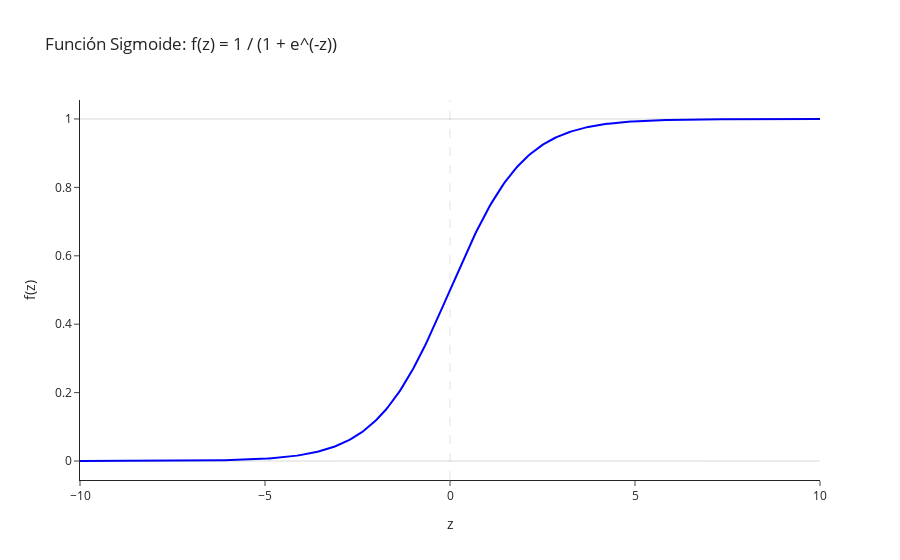

The notebook cell saved with this chart:
### Code cell
# Definir la función sigmoide
def sigmoid(z):
    return 1 / (1 + np.exp(-z))

# Valores de z
z = np.linspace(-10, 10, 400)
f_z = sigmoid(z)

# Crear la figura con Plotly
fig = go.Figure()

# Añadir la curva sigmoide
fig.add_trace(go.Scatter(
    x=z,
    y=f_z,
    mode='lines',
    name='f(z)',
    line=dict(color='blue')
))

# Añadir líneas de referencia
fig.add_hline(y=0, line=dict(color='black', width=0.5))
fig.add_hline(y=1, line=dict(color='black', width=0.5))
fig.add_vline(x=0, line=dict(color='gray', width=0.7, dash='dash'))

# Layout personalizado
fig.update_layout(
    title='Función Sigmoide: f(z) = 1 / (1 + e^(-z))',
    xaxis_title='z',
    yaxis_title='f(z)',
    template='simple_white'
)

fig.show()

### Figure 1 — Plotly figure (JSON) as saved in the notebook; plotly's stock layout.template omitted (floating-point values rounded to 4 significant figures; data arrays with more than 128 entries replaced by an {"elided": "..."} marker saying what was removed)
{"data": [{"line": {"color": "blue"}, "mode": "lines", "name": "f(z)", "type": "scatter", "x": {"elided": "400 float values"}, "y": {"elided": "400 float values"}}], "layout": {"shapes": [{"line": {"color": "black", "width": 0.5}, "type": "line", "x0": 0, "x1": 1, "xref": "x domain", "y0": 0, "y1": 0, "yref": "y"}, {"line": {"color": "black", "width": 0.5}, "type": "line", "x0": 0, "x1": 1, "xref": "x domain", "y0": 1, "y1": 1, "yref": "y"}, {"line": {"color": "gray", "dash": "dash", "width": 0.7}, "type": "line", "x0": 0, "x1": 0, "xref": "x", "y0": 0, "y1": 1, "yref": "y domain"}], "title": {"text": "Función Sigmoide: f(z) = 1 / (1 + e^(-z))"}, "xaxis": {"title": {"text": "z"}}, "yaxis": {"title": {"text": "f(z)"}}}}
